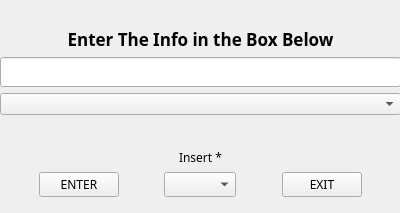
<?xml version="1.0" encoding="UTF-8"?>
<ui version="4.0">
 <class>MainWindow</class>
 <widget class="QMainWindow" name="MainWindow">
  <property name="geometry">
   <rect>
    <x>0</x>
    <y>0</y>
    <width>400</width>
    <height>213</height>
   </rect>
  </property>
  <property name="windowTitle">
   <string>MainWindow</string>
  </property>
  <widget class="QWidget" name="centralwidget">
   <widget class="QWidget" name="gridLayoutWidget">
    <property name="geometry">
     <rect>
      <x>0</x>
      <y>0</y>
      <width>401</width>
      <height>212</height>
     </rect>
    </property>
    <layout class="QGridLayout" name="gridLayout">
     <item row="2" column="6">
      <spacer name="horizontalSpacer_2">
       <property name="orientation">
        <enum>Qt::Horizontal</enum>
       </property>
       <property name="sizeHint" stdset="0">
        <size>
         <width>40</width>
         <height>20</height>
        </size>
       </property>
      </spacer>
     </item>
     <item row="3" column="2">
      <spacer name="verticalSpacer_3">
       <property name="orientation">
        <enum>Qt::Vertical</enum>
       </property>
       <property name="sizeType">
        <enum>QSizePolicy::Expanding</enum>
       </property>
       <property name="sizeHint" stdset="0">
        <size>
         <width>20</width>
         <height>40</height>
        </size>
       </property>
      </spacer>
     </item>
     <item row="0" column="0" colspan="7">
      <layout class="QVBoxLayout" name="verticalLayout">
       <item>
        <spacer name="verticalSpacer_2">
         <property name="orientation">
          <enum>Qt::Vertical</enum>
         </property>
         <property name="sizeHint" stdset="0">
          <size>
           <width>20</width>
           <height>40</height>
          </size>
         </property>
        </spacer>
       </item>
       <item>
        <widget class="QLabel" name="lbl_alertBox_info">
         <property name="font">
          <font>
           <family>Sans Serif</family>
           <pointsize>13</pointsize>
           <weight>75</weight>
           <bold>true</bold>
          </font>
         </property>
         <property name="text">
          <string>Enter The Info in the Box Below</string>
         </property>
         <property name="alignment">
          <set>Qt::AlignCenter</set>
         </property>
        </widget>
       </item>
       <item>
        <widget class="QLineEdit" name="lineEdit_alertBox_data">
         <property name="font">
          <font>
           <family>Sans Serif</family>
           <pointsize>11</pointsize>
          </font>
         </property>
         <property name="inputMask">
          <string/>
         </property>
         <property name="placeholderText">
          <string/>
         </property>
        </widget>
       </item>
       <item>
        <widget class="QComboBox" name="comboBox_alertBox_delete"/>
       </item>
       <item>
        <spacer name="verticalSpacer">
         <property name="orientation">
          <enum>Qt::Vertical</enum>
         </property>
         <property name="sizeHint" stdset="0">
          <size>
           <width>20</width>
           <height>40</height>
          </size>
         </property>
        </spacer>
       </item>
      </layout>
     </item>
     <item row="2" column="2">
      <spacer name="horizontalSpacer">
       <property name="orientation">
        <enum>Qt::Horizontal</enum>
       </property>
       <property name="sizeHint" stdset="0">
        <size>
         <width>40</width>
         <height>20</height>
        </size>
       </property>
      </spacer>
     </item>
     <item row="2" column="0">
      <spacer name="horizontalSpacer_3">
       <property name="orientation">
        <enum>Qt::Horizontal</enum>
       </property>
       <property name="sizeHint" stdset="0">
        <size>
         <width>40</width>
         <height>20</height>
        </size>
       </property>
      </spacer>
     </item>
     <item row="2" column="4">
      <spacer name="horizontalSpacer_4">
       <property name="orientation">
        <enum>Qt::Horizontal</enum>
       </property>
       <property name="sizeHint" stdset="0">
        <size>
         <width>40</width>
         <height>20</height>
        </size>
       </property>
      </spacer>
     </item>
     <item row="2" column="1">
      <widget class="QPushButton" name="btn_alertBox_enter">
       <property name="font">
        <font>
         <family>Sans Serif</family>
        </font>
       </property>
       <property name="text">
        <string>ENTER</string>
       </property>
      </widget>
     </item>
     <item row="2" column="5">
      <widget class="QPushButton" name="btn_alertBox_exit">
       <property name="font">
        <font>
         <family>Sans Serif</family>
        </font>
       </property>
       <property name="text">
        <string>EXIT</string>
       </property>
      </widget>
     </item>
     <item row="2" column="3">
      <widget class="QComboBox" name="comboBox_alertBox_typeOfAction">
       <property name="font">
        <font>
         <family>Sans Serif</family>
        </font>
       </property>
      </widget>
     </item>
     <item row="1" column="1" colspan="5">
      <widget class="QLabel" name="lbl_alertBox_Inserted">
       <property name="font">
        <font>
         <family>Sans Serif</family>
        </font>
       </property>
       <property name="text">
        <string>Insert *</string>
       </property>
       <property name="alignment">
        <set>Qt::AlignCenter</set>
       </property>
      </widget>
     </item>
    </layout>
   </widget>
  </widget>
 </widget>
 <resources/>
 <connections/>
</ui>
